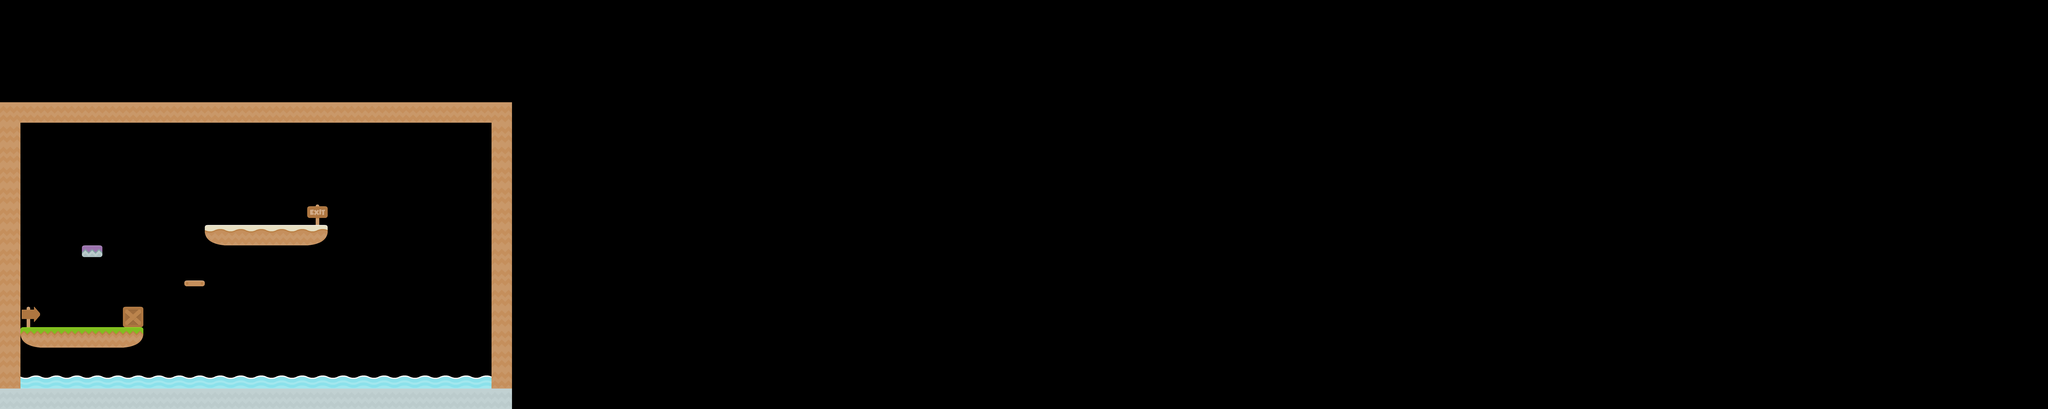

Rendered tile map (Tiled .tmx) drawn with the repository's tilesets; below, a short description and the map source with its tile grids summarised:
An orthogonal 100x20 tile map with 70x70 px tiles, 2 tile layers (back, Tile Layer 1) and 13 objects (4x Entity).

<map version="1.0" orientation="orthogonal" width="100" height="20" tilewidth="70" tileheight="70">
 <tileset firstgid="1" name="tiles_spritesheet" tilewidth="70" tileheight="70" spacing="2">
  <image source="tiles_spritesheet.png" width="914" height="936" />
  <terraintypes>
   <terrain name="New Terrain" tile="-1" />
  </terraintypes>
  <tile id="0" terrain="0,,,0" />
  <tile id="1" terrain=",,0," />
  <tile id="3" terrain="0,0,0,0" />
  <tile id="12" terrain=",0,," />
  <tile id="13" terrain="0,,," />
  <tile id="15" terrain=",0,," />
  <tile id="62" terrain=",0,,0" />
  <tile id="63" terrain="0,0,0,0" />
  <tile id="74" terrain=",0,,0" />
  <tile id="86" terrain="0,,," />
 </tileset>
 <layer name="back" width="100" height="20">
  <data>[2000 cells, 50 non-empty, 2 distinct tile ids]</data>
 </layer>
 <layer name="Tile Layer 1" width="100" height="20">
  <data>[2000 cells, 68 non-empty, 12 distinct tile ids]</data>
 </layer>
 <objectgroup name="Object Layer 1" width="100" height="20">
  <object name="Player" type="Entity" x="221" y="1052" width="100" height="63">
   <properties>
    <property name="file" value="objects/player.xml" />
   </properties>
  </object>
  <object name="Drawing" type="Entity" x="642" y="904" width="61" height="53">
   <properties>
    <property name="file" value="objects/entity.xml" />
   </properties>
  </object>
  <object name="Drawing" type="Entity" x="935" y="711" width="61" height="53">
   <properties>
    <property name="file" value="objects/entity.xml" />
   </properties>
  </object>
  <object name="Drawing" type="Entity" x="288" y="780" width="61" height="53">
   <properties>
    <property name="file" value="objects/entity.xml" />
   </properties>
  </object>
 </objectgroup>
 <objectgroup color="#2ea420" name="collisionLayer" width="100" height="20">
  <properties>
   <property name="collidable" value="true" />
  </properties>
  <object x="70" y="1120" width="420" height="70" />
  <object x="700" y="770" width="420" height="70" />
  <object x="420" y="1050" width="70" height="70" />
  <object x="277" y="839" width="73" height="40" />
  <object x="0" y="1330" width="1680" height="70" />
  <object x="630" y="960" width="69" height="21" />
  <object x="0" y="350" width="70" height="980" />
  <object x="70" y="350" width="1680" height="70" />
  <object x="1680" y="420" width="70" height="980" />
 </objectgroup>
</map>
